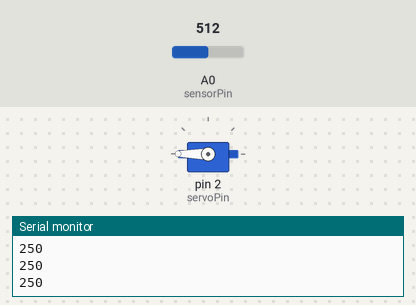
Simulated run of this sketch. Board: Arduino Uno, built with avr-gcc and run on an emulated ATmega328P. Parts: servo, the last lines printed to the serial monitor. Inputs (shaded band) come from the test bench; at power-on: A0 (sensorPin) = 512.

Above: at 1.2 s.
1.3 s: A0 (sensorPin) set to 306
At 2.4 s:
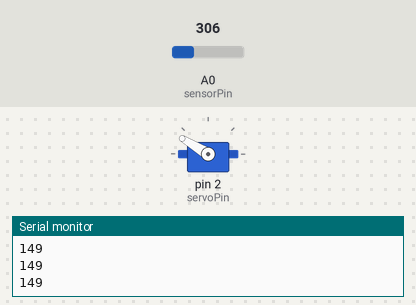
2.8 s: A0 (sensorPin) set to 122
At 3.6 s:
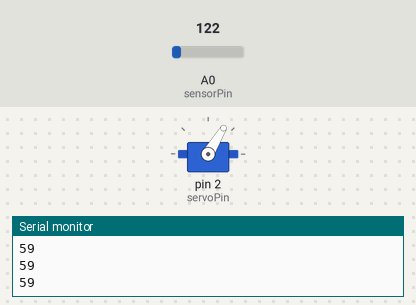
4.3 s: A0 (sensorPin) set to 0
At 4.8 s:
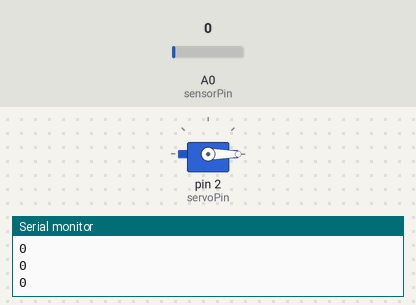
5.8 s: A0 (sensorPin) set to 511
At 7.0 s:
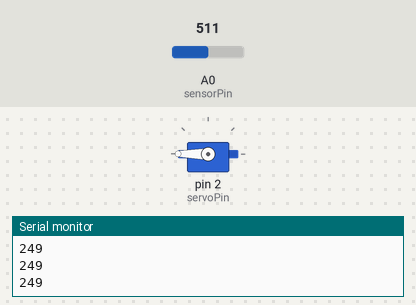
Timing chart, 0 to 8.3 s (numbered marks = the images above; inputs shaded):
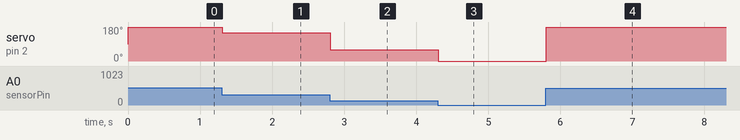

The sketch:

servo.ino
```cpp
#include <Servo.h>

//for Servo Motors.
//can go to sketch for import library
//go file xan get the example.

int sensorPin= A0;
int sensorValue = 0;

int servoPin = 2;
Servo servoMotor;

void setup(){
  Serial.begin(9600);
  servoMotor.attach(servoPin);

}
void loop(){
  sensorValue = analogRead(sensorPin);

  int servoAngle = map(sensorValue,0,1024,0,500);
  Serial.println(servoAngle);
  delay(5);
  //make the servo move that angle.
  servoMotor.write(servoAngle);


}
```

Measured:
- after the input at 1.3 s, servo on pin 2 (servoPin): 180° → 149° at once
- after the input at 2.8 s, servo on pin 2 (servoPin): 149° → 59° at once
- after the input at 4.3 s, servo on pin 2 (servoPin): 59° → 0° at once
- after the input at 5.8 s, servo on pin 2 (servoPin): 0° → 180° at once
